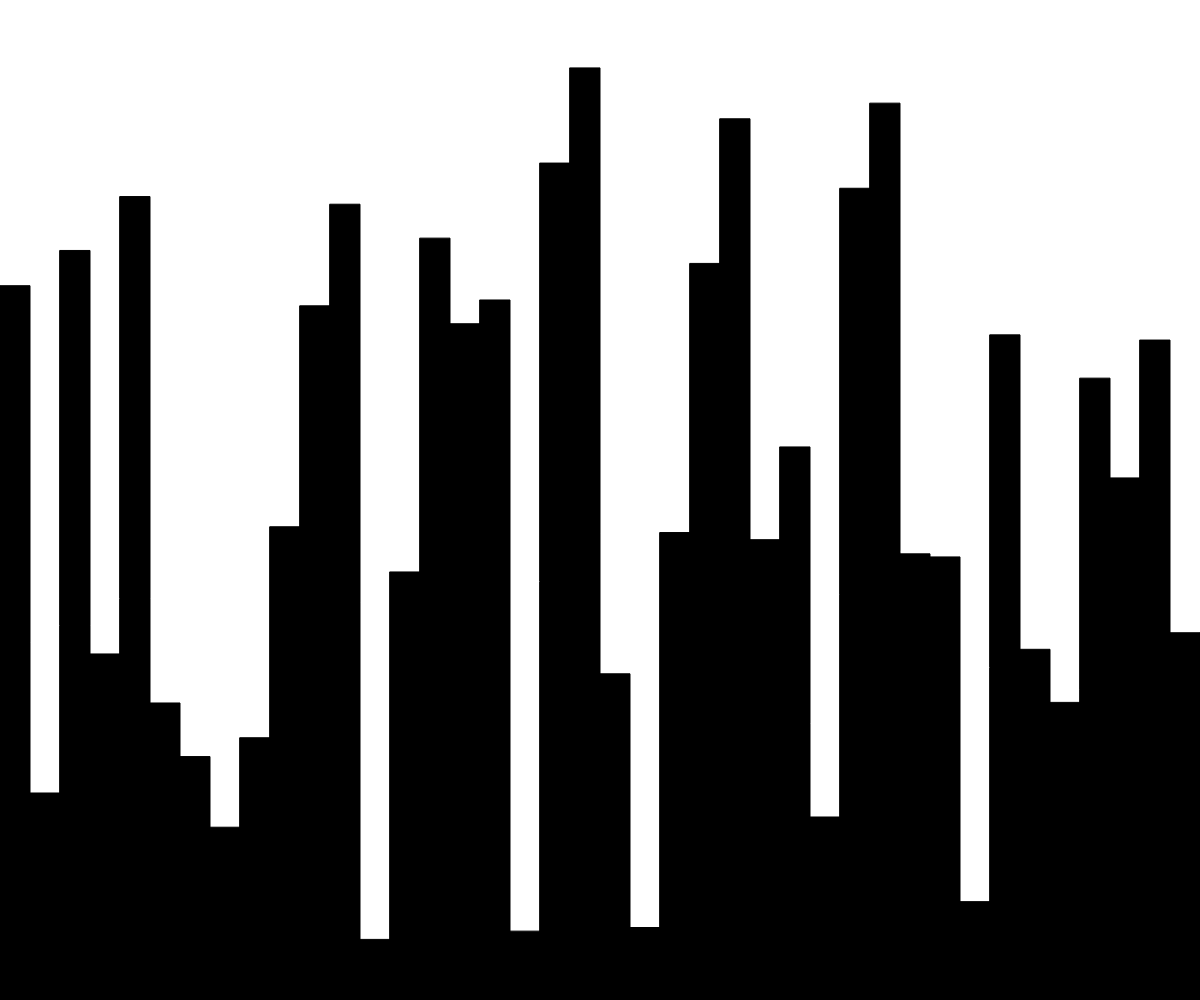
Frame 1 (no input)
Frame 60 (no input): identical to frame 1, image omitted
Frame 120 (the mouse pressed at the canvas centre since frame 60): identical to frame 1, image omitted

The p5.js sketch that drew this single still picture (run headless with seeded random() and noise() and a simulated clock; from frame 60 on, the mouse is pressed at the canvas centre):

// p5.js sketch
// ── sketch.js
// Perlin Terrain Starter
// Ben Schoenfeld
// May 13, 2022

let rectWidth = 30; //segment width

function setup() {
  createCanvas(windowWidth, windowHeight);
  rectMode(CORNERS);
  background(255);
  regularRandomTerrain();
}

function draw() {
  
}

function regularRandomTerrain(){
  //using random() generate a series of rectangles (rectWidth wide)
  //of varying heights
  fill(0);
  for (let x = 0; x < width; x += rectWidth){
    let sectionHeight = random(0, height);
    rect(x, height, x + rectWidth, height - sectionHeight);
  }
}
